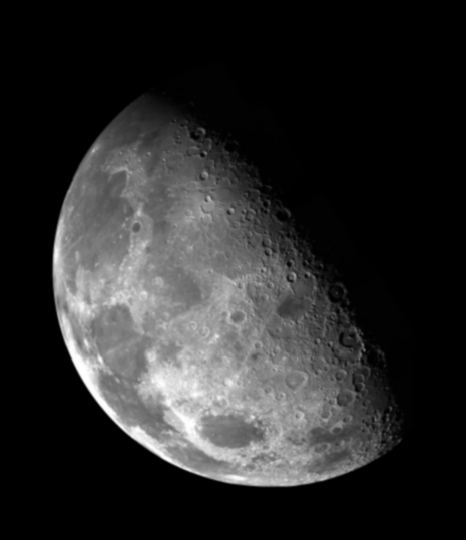
#> input picture hw2/code/HW2_test_image/blurry_moon.tif, 466 x 540 px
$ python High-Boost.py
#> lines starting #> are read from the running program, lines starting #| are printed output that depends on the picture
import cv2, os
import numpy as np
import matplotlib.pyplot as plt
# we implement the blurred image with Laplacian operator
OUTPUT_DIR = "./HW2_output_image/High-Boost/"
A=2

def Laplacian_with_hb(img):

    rows, cols = img.shape
    mask_img = np.zeros((rows, cols), np.uint8)
    filtered_img = np.zeros((rows, cols), np.uint8)
    mask = np.array([[0, 1, 0], [1, -4, 1], [0, 1, 0]])

    for i in range(1, rows-1, 1):
        for j in range(1, cols-1, 1):
            f = np.array([[img[i-1][j-1], img[i-1][j], img[i-1][j+1]],
                         [img[i][j-1], img[i][j], img[i][j+1]],
                         [img[i+1][j-1], img[i+1][j], img[i+1][j+1]]])
            res = np.sum(np.multiply(f, mask))


            if res > 255:
                mask_img[i][j] = 255
            elif res < 0:
                mask_img[i][j] = 0
            else:
                mask_img[i][j] = res

            if res < 0:
                if A*img[i][j] - res > 255:
                    filtered_img[i][j] = 255
                else:
                    filtered_img[i][j] = A*img[i][j] - res
                    # filtered_img = res
            else:
                if A*img[i][j] + res < 0:
                    filtered_img[i][j] = 0
                elif A*img[i][j] + res > 255:
                    filtered_img[i][j] = 255
                else:
                    filtered_img[i][j] = A*img[i][j] + res
                    # filtered_img = res
    return mask_img, filtered_img

def plot(img, masked, filtered, title):
    fig, ax = plt.subplots(1, 3, figsize=(10, 5), num=title)
    ax[0].imshow(img, cmap="gray")
    ax[0].axis("off")
    ax[0].set_title("original "+title)
    ax[1].imshow(masked, cmap="gray")
    ax[1].axis("off")
    ax[1].set_title("masked "+title)
    ax[2].imshow(filtered, cmap="gray")
    ax[2].axis("off")
    ax[2].set_title("After High-Boost")
    plt.suptitle(title+" processed by High-Boost. A=" + str(A))
    plt.tight_layout()

    os.makedirs(OUTPUT_DIR, exist_ok=True)
    plt.savefig(OUTPUT_DIR+title+"_A="+str(A)+".png")
    plt.show()

def main():
    img1 = cv2.imread("./HW2_test_image/blurry_moon.tif", cv2.IMREAD_GRAYSCALE)
#> img1 is the input picture: shape (540, 466); min 0, max 254, mean 42.7
    img2 = cv2.imread("./HW2_test_image/skeleton_orig.bmp", cv2.IMREAD_GRAYSCALE)
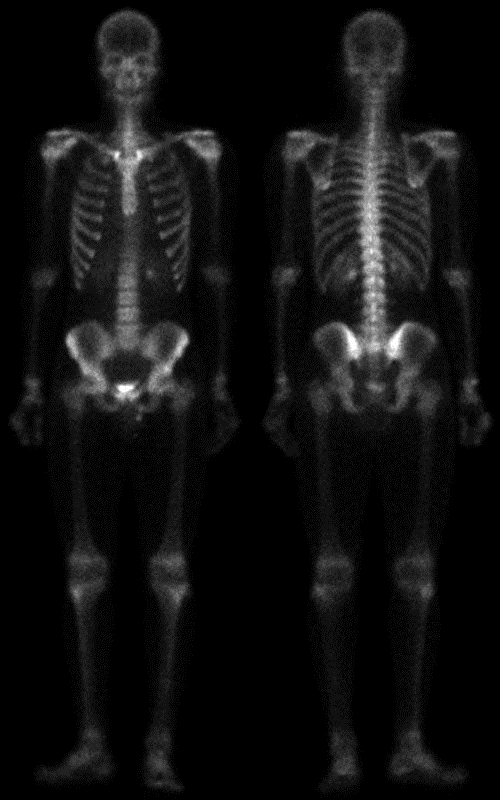
#> input picture hw2/code/HW2_test_image/skeleton_orig.bmp, 500 x 800 px
#> img2 is the input picture: shape (800, 500); min 0, max 255, mean 16.9

    masked_1, filtered_1 = Laplacian_with_hb(img1)
#> after the loop in Laplacian_with_hb, `for i in range(1, rows-1, 1):`:
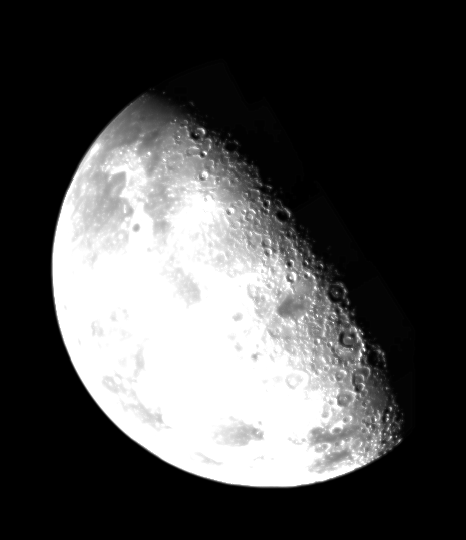
#> filtered_img: shape (540, 466); min 0, max 255, mean 75.5
#> after the loop in Laplacian_with_hb, `for i in range(1, rows-1, 1):`:
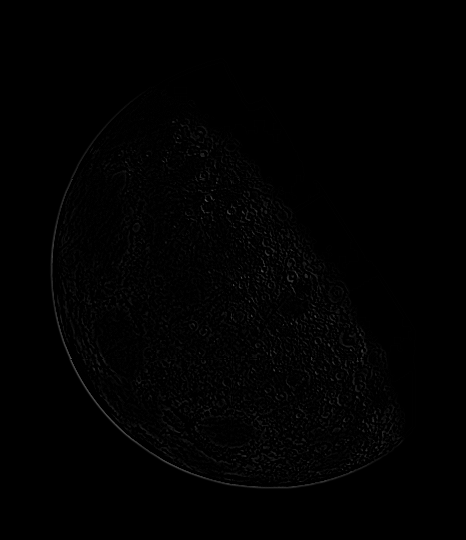
#> mask_img: shape (540, 466); min 0, max 83, mean 1.5
    masked_2, filtered_2 = Laplacian_with_hb(img2)
#> after the loop in Laplacian_with_hb (call 2), `for i in range(1, rows-1, 1):`:
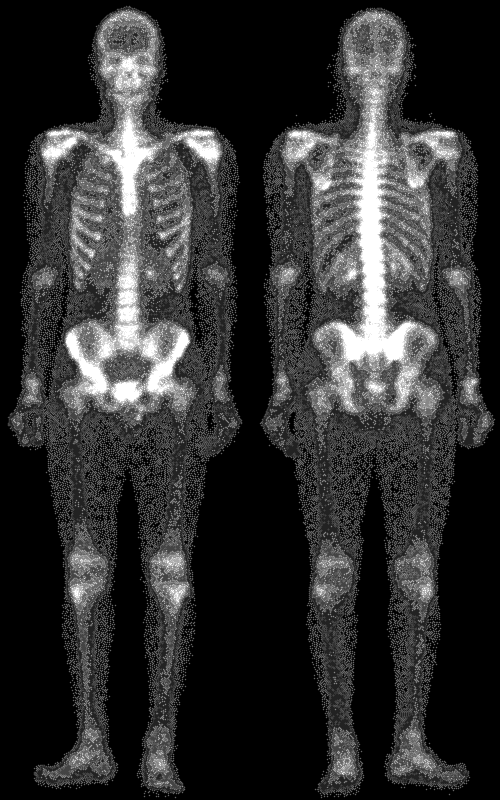
#> filtered_img: shape (800, 500); min 0, max 255, mean 48.8
#> after the loop in Laplacian_with_hb (call 2), `for i in range(1, rows-1, 1):`:
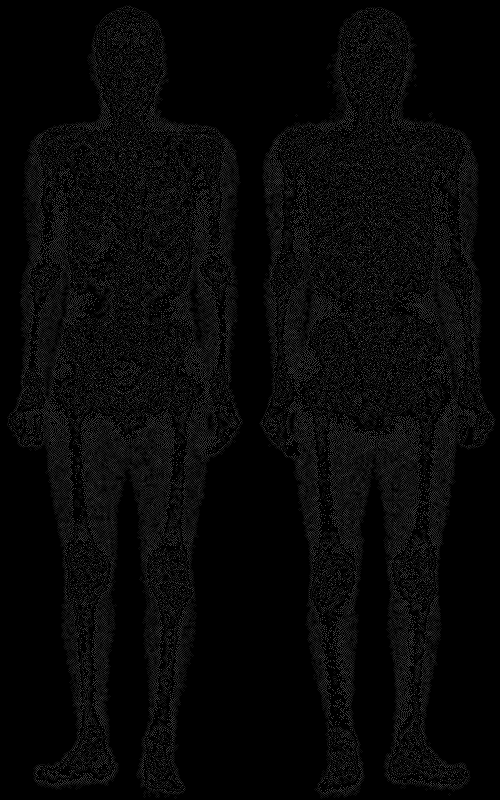
#> mask_img: shape (800, 500); min 0, max 119, mean 8.2
    plot(img1, masked_1, filtered_1, "blurry_moon")
    plot(img2, masked_2, filtered_2, "skeleton")


if __name__ == '__main__':
    main()
